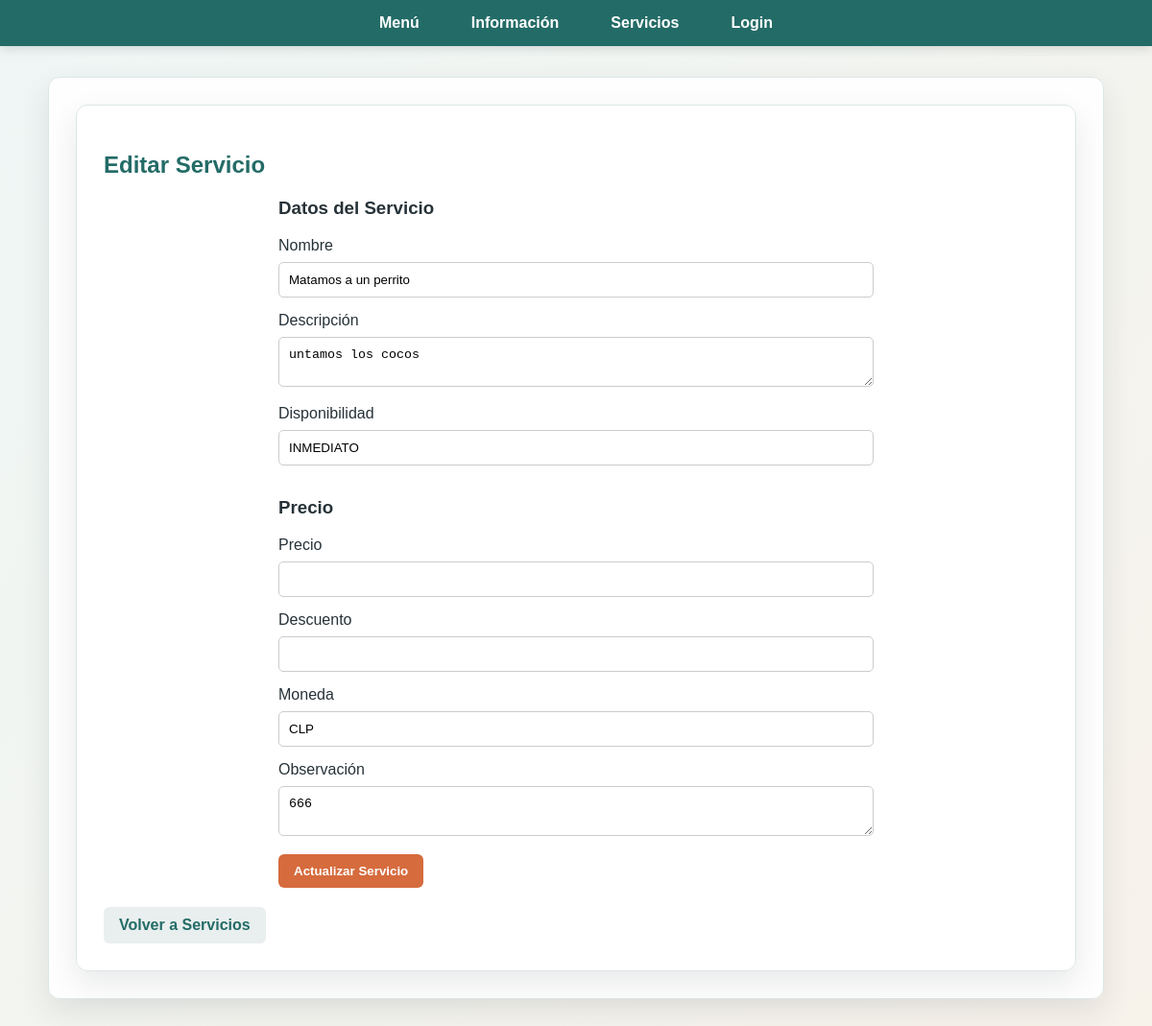
The page /servicios/editar/7/ on the database as committed earlier.
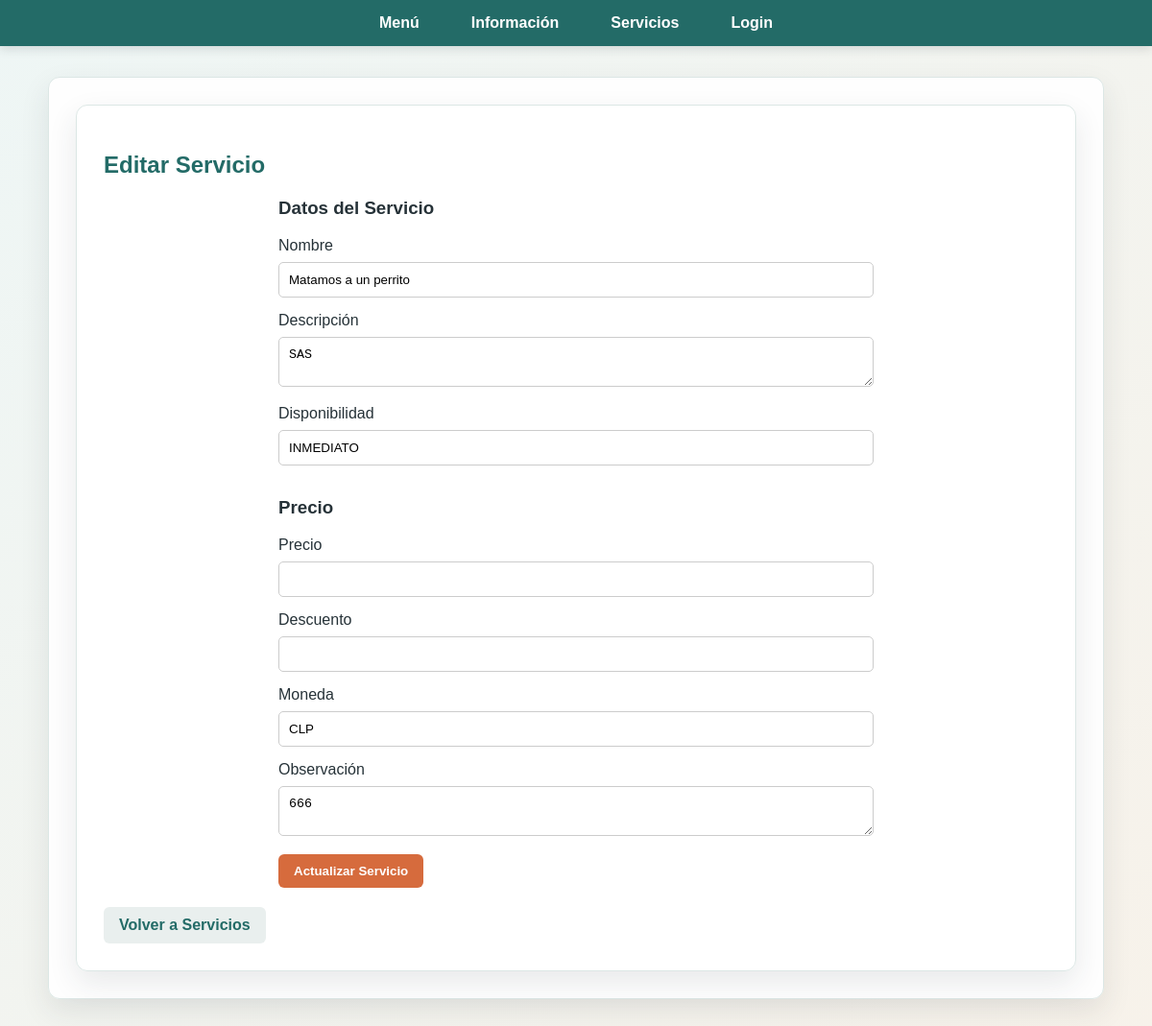
The same page on the database as committed later.
### serviciosApp/models.py (models this page shows, shortened)
class Servicio(models.Model):
    nombre = models.CharField(max_length=100)
    descripcion = models.TextField()
    disponibilidad = models.CharField(max_length=50)

### serviciosApp/views.py (the view, shortened to what this page needs)
# urls.py: path('editar/<int:id>/', views.editar_servicio),
def editar_servicio(request, id):
    servicio = get_object_or_404(Servicio, id = id)
    precio, created = PrecioServicio.objects.get_or_create(
        servicio = servicio,
        defaults = {
            'precio': 0,
            'descuento': 0,
            'moneda': 'CLP',
            'observacion': ''
        }
    )
    return render(request, 'serviciosApp/editar.html', {
        'servicio': servicio,
        'precio': precio
    })

### templates/serviciosApp/editar.html (shortened to what this page needs)
{% load static %}
<!DOCTYPE html>
<html lang="en">
<head>
    <link rel="stylesheet" href="{% static 'CSS/estilo.css' %}">
</head>
<body>
    <nav class="nav">
        <a href="/">Menú</a>
        <a href="/informacion/">Información</a>
        <a href="/servicios/">Servicios</a>
        <a href="/servicios/login/">Login</a>
    </nav>
    <div class="page-shell">
    <div class="container card">
        <div class="card">
            <h2>Editar Servicio</h2>
            <form method="POST">
                <h3>Datos del Servicio</h3>
                <label>Nombre</label>
                <input type="text" name="nombre" value="{{ servicio.nombre }}">
                <label>Descripción</label>
                <textarea name="descripcion">{{ servicio.descripcion }}</textarea>
                <label>Disponibilidad</label>
                <input type="text" name="disponibilidad" value="{{ servicio.disponibilidad }}">
                <h3>Precio</h3>
                <label>Precio</label>
                <input type="number" name="precio" value="{{ precio.precio }}">
                <label>Descuento</label>
                <input type="number" name="descuento" value="{{ precio.descuento }}">
                <label>Moneda</label>
                <input type="text" name="moneda" value="{{ precio.moneda }}">
                <label>Observación</label>
                <textarea name="observacion">{{ precio.observacion }}</textarea>
                <button type="submit">Actualizar Servicio</button>
            </form>
            <a class="back" href="/servicios/">Volver a Servicios</a>
        </div>
    </div>
    </div>
</body>
</html>

Rows that differ between the two databases and show on the page:
changed Servicio "Matamos a un perrito": descripcion "untamos los cocos" → "SAS"
